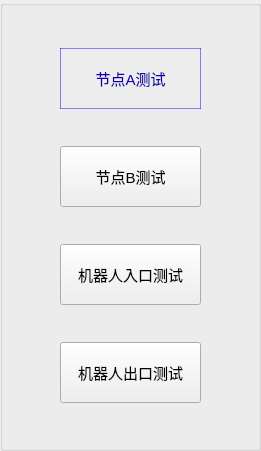
   <widget class="QGroupBox" name="groupBox_2">
    <property name="geometry">
     <rect>
      <x>30</x>
      <y>180</y>
      <width>261</width>
      <height>451</height>
     </rect>
    </property>
    <property name="title">
     <string/>
    </property>
    <layout class="QGridLayout" name="gridLayout_45">
     <item row="1" column="0">
      <widget class="QPushButton" name="button_NodeBTest">
       <property name="minimumSize">
        <size>
         <width>141</width>
         <height>61</height>
        </size>
       </property>
       <property name="maximumSize">
        <size>
         <width>141</width>
         <height>61</height>
        </size>
       </property>
       <property name="font">
        <font>
         <pointsize>11</pointsize>
        </font>
       </property>
       <property name="text">
        <string>节点B测试</string>
       </property>
      </widget>
     </item>
     <item row="3" column="0">
      <widget class="QPushButton" name="button_RobotExitTest">
       <property name="minimumSize">
        <size>
         <width>141</width>
         <height>61</height>
        </size>
       </property>
       <property name="maximumSize">
        <size>
         <width>141</width>
         <height>61</height>
        </size>
       </property>
       <property name="font">
        <font>
         <pointsize>11</pointsize>
        </font>
       </property>
       <property name="text">
        <string>机器人出口测试</string>
       </property>
      </widget>
     </item>
     <item row="0" column="0">
      <widget class="QPushButton" name="button_NodeATest">
       <property name="minimumSize">
        <size>
         <width>141</width>
         <height>61</height>
        </size>
       </property>
       <property name="maximumSize">
        <size>
         <width>141</width>
         <height>61</height>
        </size>
       </property>
       <property name="font">
        <font>
         <pointsize>11</pointsize>
        </font>
       </property>
       <property name="styleSheet">
        <string notr="true">QPushButton{
	border-style:solid;
	border-width:1px;
	color:rgb(20, 0, 170);
	background-color: rgba(245, 245, 245, 30);
	border-color:rgb(20, 0, 255,120);
}

QPushButton:hover{
	color:rgb(29, 0, 248);
	background-color: rgba(240, 245, 240, 100);
	border-color: rgb(20, 3, 255);
}

QPushButton:pressed{
	border-style:inset;
	color:rgba(20,0,170,150);
	background-color: rgba(245, 245, 245, 30);
	border-color: rgba(20, 3, 130);
}</string>
       </property>
       <property name="text">
        <string>节点A测试</string>
       </property>
      </widget>
     </item>
     <item row="2" column="0">
      <widget class="QPushButton" name="button_RobotEntryTest">
       <property name="minimumSize">
        <size>
         <width>141</width>
         <height>61</height>
        </size>
       </property>
       <property name="maximumSize">
        <size>
         <width>141</width>
         <height>61</height>
        </size>
       </property>
       <property name="font">
        <font>
         <pointsize>11</pointsize>
        </font>
       </property>
       <property name="text">
        <string>机器人入口测试</string>
       </property>
      </widget>
     </item>
    </layout>
   </widget>
